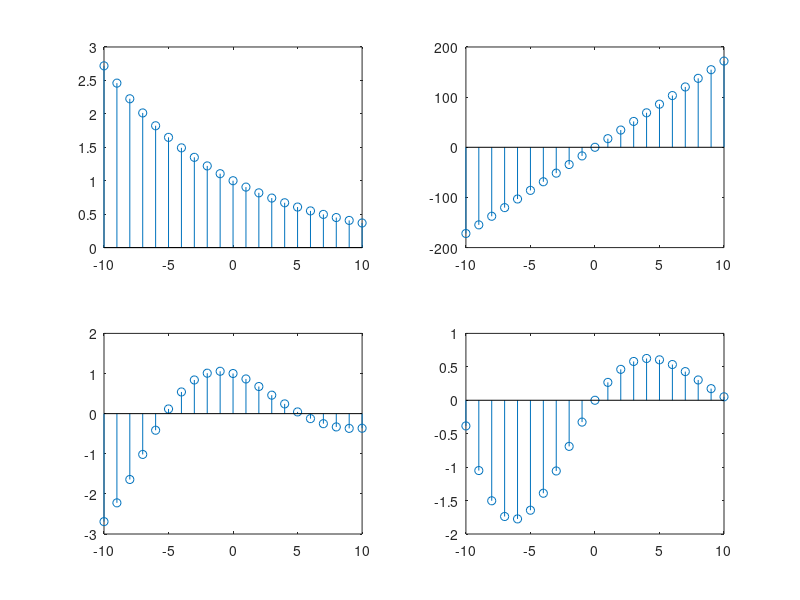

This chart was generated by the following MATLAB code:
n = -10:10;
x = exp((-0.1 + j*0.3)*n);

subplot(2, 2, 1);
stem(n, abs(x));

subplot(2, 2, 2);
stem(n, (180/pi)*angle(x));

subplot(2, 2, 3);
stem(n, real(x));

subplot(2, 2, 4);
stem(n , imag(x));
